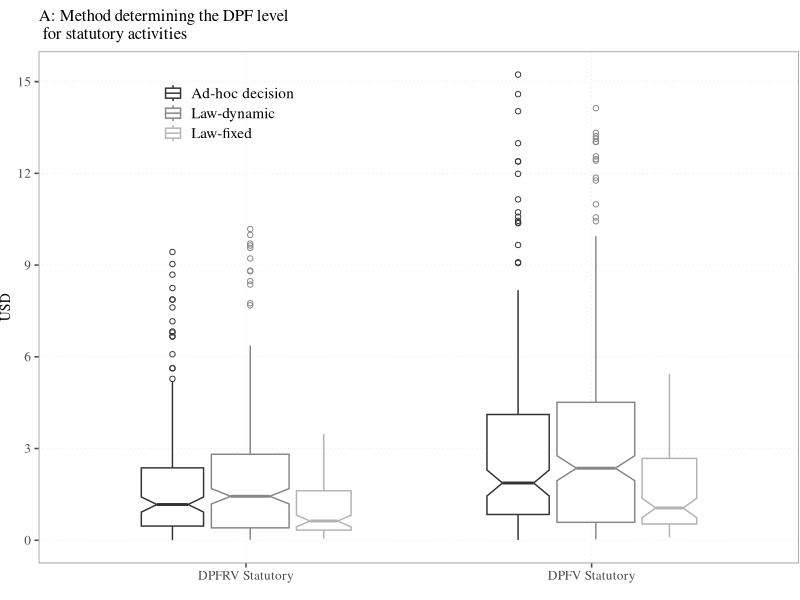
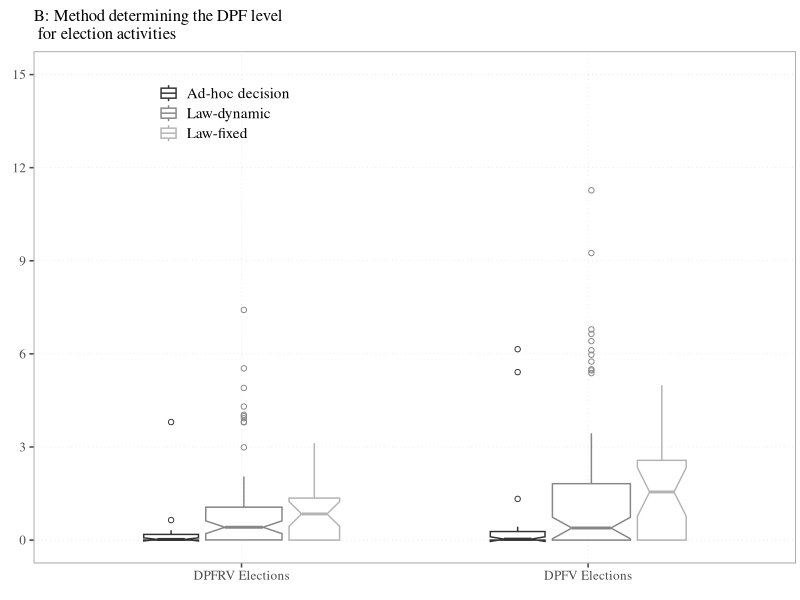
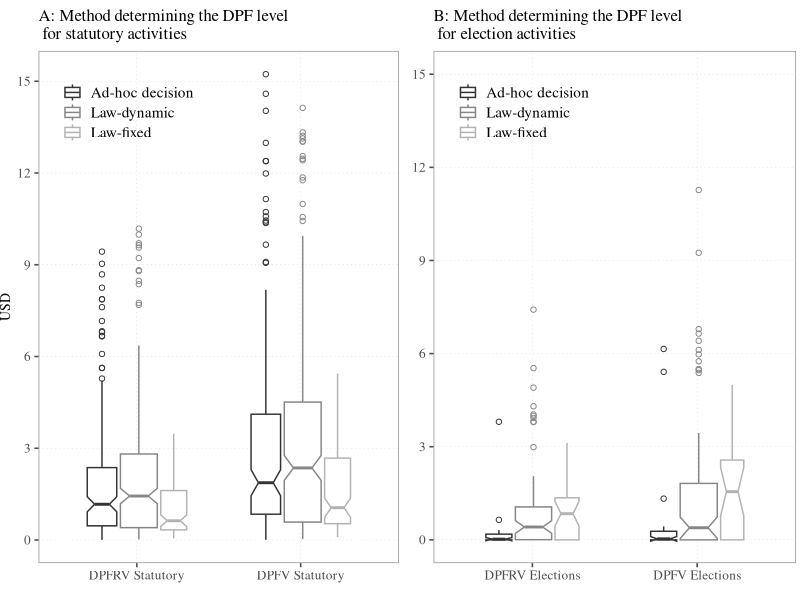
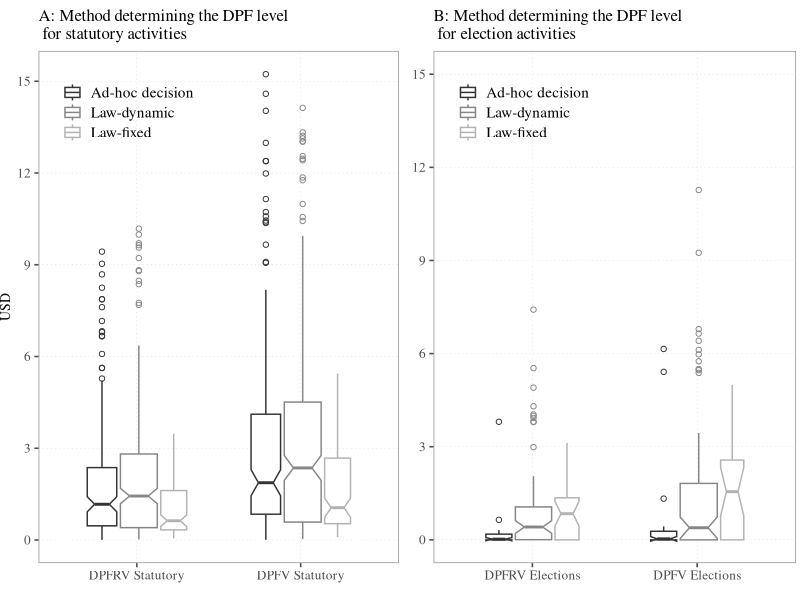
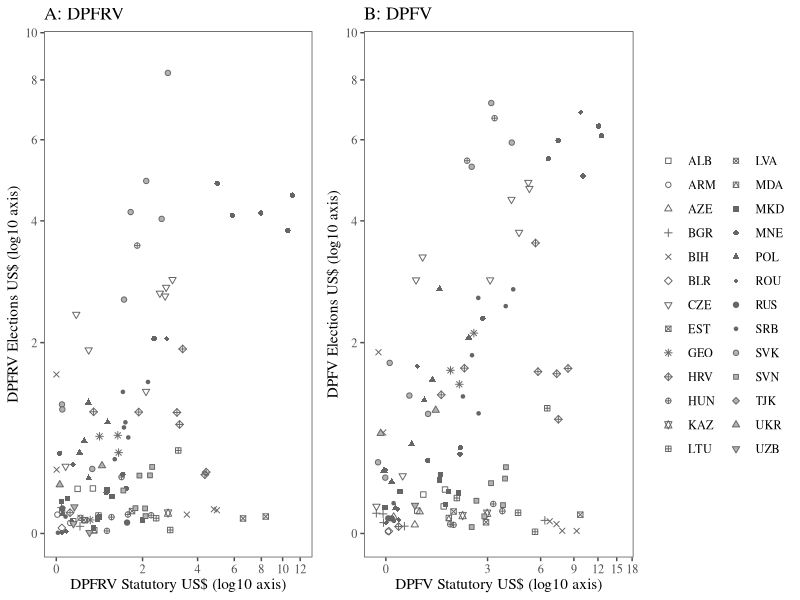
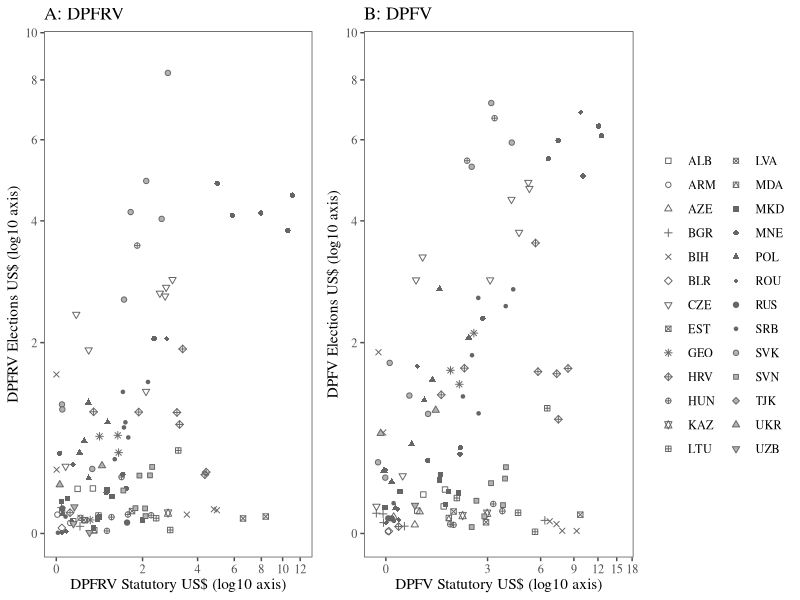
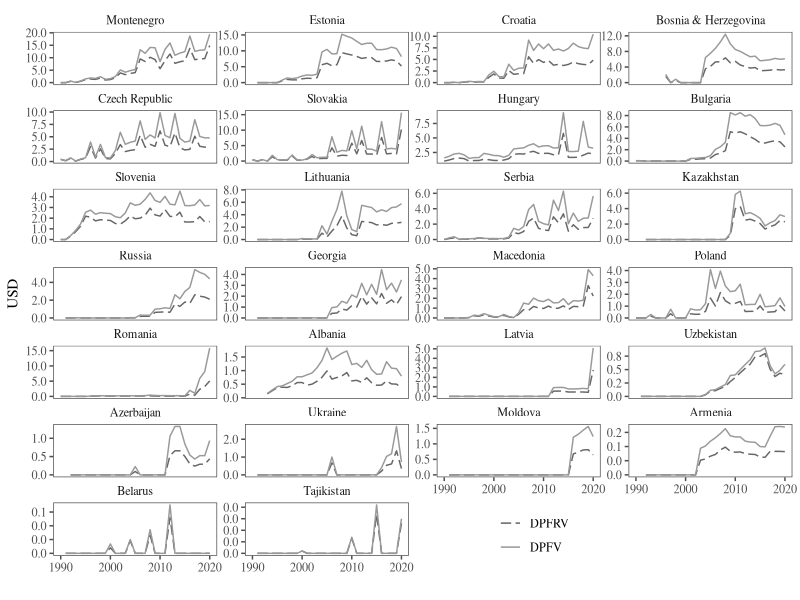
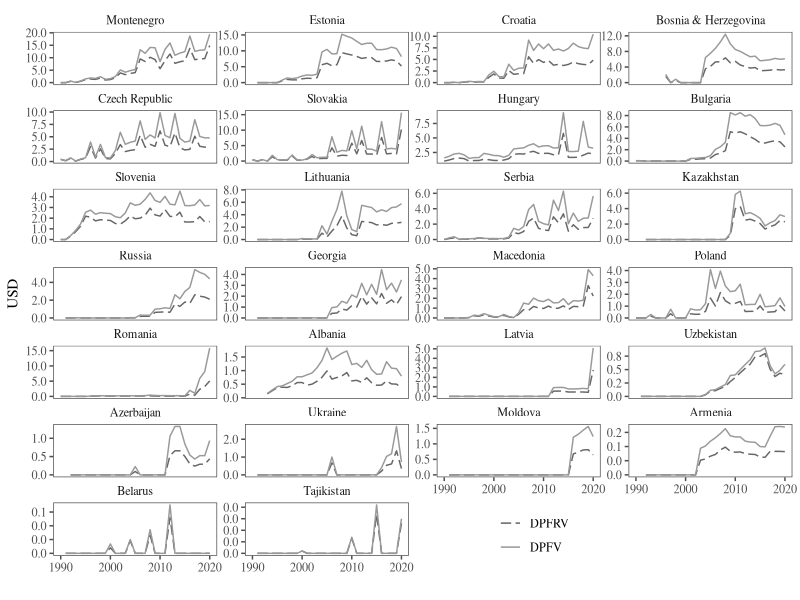

These figures' R source, in order: (Note: this script raises an error after producing the figures.)
########################################
########################################
########################################
#####R version 4.0.4 (2021-02-15)#######

setwd("Set your working directory") # Setting the working directory

# Download R packages 

library(tidyverse)# Version tidyverse_1.3.0
library(scales) # Version scales_1.1.1
library(ggthemes) # Version ggthemes_4.2.4
library(ggrepel) # Version ggrepel_0.9.1 
library(ggpubr) # Version ggpubr_0.4.0
library(svglite) # Version svglite_2.0.0
library(cowplot) # Version cowplot_1.1.1  

####################################
### Import the dataset from the working directory 

dpf_dataset <- read_csv("dpf_dataset.csv")

####################################
### Custom theme used in some figures

custom_theme <- theme_few(base_size = 12, base_family = "serif") +
  theme(panel.border = element_rect(color = "gray60"),
        panel.grid.major = element_line(color = "grey70", size= 0.1, linetype = 3))

###################################
###################################

### Figure 1 - The level of DPF across post-communist regimes by the method setting the amount of and funding type for DPFRV and DPFV 1990-2020

### Data manipulation for Figure 1

figure_1_data <- dpf_dataset %>%
  select(country_id, year, method_amount_st, method_amount_el, contains(c("dpfrv", "dpfv"))) %>%
  pivot_longer(-c(country_id, year, method_amount_st, method_amount_el), names_to = "dpf_type", values_to = "dpf_amount") %>%
  mutate(dpf_type = factor(dpf_type, levels = c("dpfrv_stat_usd", "dpfv_stat_usd", "dpfrv_elect_usd", "dpfv_elect_usd", "dpfrv_total", "dpfv_total"), labels = c("DPFRV Statutory", "DPFV Statutory", "DPFRV Elections", "DPFV Elections", "DPFRV Total", "DPFV Total"))) 

### Figure 1 - Left-hand panel: Distribution of DPF by method for party statutory activities

figure_1_A <- figure_1_data %>%
  filter(dpf_type %in% c("DPFRV Statutory", "DPFV Statutory")) %>%
  drop_na(method_amount_st) %>%
  ggplot(aes(x = dpf_type, y = dpf_amount, colour = method_amount_st)) +
  geom_boxplot(varwidth = TRUE, notch = TRUE, outlier.shape = 1) +
  scale_y_continuous(breaks = seq(0,15,3))+
  scale_color_grey("", start = 0.2, end = 0.7) +
  guides(colour = guide_legend("", ncol = 1)) +
  custom_theme +
  theme(title = element_text(size = 10),
        legend.position = c(0.25, 0.9),
        legend.text = element_text(size = 11),
        legend.background = element_blank(),
        legend.key.size = unit(1, 'lines'),
        plot.margin = unit(c(0.5, 0.05, 0, 0), "lines")) +
  labs(title = "A: Method determining the DPF level \n for statutory activities",x = "", y = "USD")
figure_1_A
### Figure 1 - Right-hand panel: Distribution of DPF by method for election activities

figure_1_B <- figure_1_data %>%
  filter(dpf_type %in% c("DPFRV Elections", "DPFV Elections")) %>%
  drop_na(method_amount_st) %>%
  ggplot(aes(x = dpf_type, y = dpf_amount, colour = method_amount_st)) +
  geom_boxplot(varwidth = TRUE, notch = TRUE, outlier.shape = 1) +
  scale_y_continuous(breaks = seq(0,15,3), limits = c(0, 15)) +
  scale_color_grey("", start = 0.2, end = 0.7) +
  guides(colour = guide_legend("", ncol = 1)) +
  custom_theme +
  theme(title = element_text(size = 10),
        legend.position = c(0.25, 0.9),
        legend.text = element_text(size = 11),
        legend.background = element_blank(),
        legend.key.size = unit(1, 'lines'),
        plot.margin = unit(c(0.5, 0.2, 0, -0.25), "lines")) +
  labs(title = "B: Method determining the DPF level \n for election activities", x = "", y = "")
figure_1_B
### Combine the left-hand and the right-hand panels of Figure 1
plot_grid(figure_1_A, figure_1_B)

### Export Figure 1
ggsave("figure_1.svg",width=7, height=4, units = "in")
dev.off()


######################################
######################################

### Figure 2. Relationship between the level of DPF for party statutory and election financing 

### Figure 2 - Left-hand panel: Scatterplot of DPFRV for party statutory and election financing

figure_2_A <- dpf_dataset %>%
  filter(dpfrv_total >0) %>%
  ggplot(aes(x = dpfrv_stat_usd, 
             y = dpfrv_elect_usd, 
             shape = country_id)) +
  geom_jitter(width = 0.05, height = 0.05, color = "gray40", fill = "gray70") +
  scale_shape_manual("", values = c(0:25, 35)) +
  scale_x_continuous(n.breaks = 7, trans=pseudo_log_trans(base = 10), limits = c(0,12)) +
  scale_y_continuous(n.breaks = 7, trans=pseudo_log_trans(base = 10), limits = c(0,9)) +
  theme_few(base_size = 11, 
            base_family = "serif") +
  theme(legend.position = "none") +
  labs(title = "A: DPFRV", x = "DPFRV Statutory US$ (log10 axis)", y = "DPFRV Elections US$ (log10 axis)")

### Figure 2 - Right-hand panel: Scatterplot of DPFV for party statutory and election financing

figure_2_B <- dpf_dataset %>%
  filter(dpfrv_total >0) %>%
  ggplot(aes(x = dpfv_stat_usd, 
             y = dpfv_elect_usd, 
             shape = country_id)) +
  geom_jitter(width = 0.05, height = 0.05, color = "gray40", fill = "gray70") +
  scale_shape_manual("", values = c(0:25, 35)) +
  scale_x_continuous(n.breaks = 7, trans=pseudo_log_trans(base = 10)) +
  scale_y_continuous(n.breaks = 7, trans=pseudo_log_trans(base = 10), limits = c(0,9)) +
  theme_few(base_size = 11, 
            base_family = "serif") +
  labs(title = "B: DPFV", x = "DPFV Statutory US$ (log10 axis)", y = "DPFV Elections US$ (log10 axis)")

### Combining the left-hand and the right-hand panels of Figure 2
plot_grid(figure_2_A, figure_2_B, rel_widths = c(1, 1.5))

### Export figure 2
ggsave("figure_2.svg",width=8, height=3.5, units = "in")
dev.off()  

####################################
####################################

### Figure 3 - Variation over time in the level of DPF by country and type 1990-2020

### Data manipulation for figure 3 

figure_3_data <- dpf_dataset %>%
  select(country_name:elections_date, dpfrv_total, dpfv_total) %>%
  pivot_longer(-c(1:4), names_to = "dpf_type", values_to = "amount") %>%
  mutate(dpf_type = factor(dpf_type, 
                           levels = c("dpfrv_total", "dpfv_total"), 
                           labels = c("DPFRV", "DPFV"))) %>%
  group_by(country_name) %>%
  mutate(dpf_country = sum(amount, na.rm = TRUE)) %>%
  filter(country_id != "KGZ")

### Plot figure 3

ggplot(figure_3_data) +
  geom_line(aes(x = year, y = amount, linetype = dpf_type,
                color = dpf_type)) +
  scale_y_continuous(labels = number_format(accuracy = 0.1)) +
  scale_linetype_manual("", values = c(5,1)) +
  scale_color_manual("", values = c("gray40", "gray60"), labels = c("DPFRV", "DPFV")) +
  facet_wrap(~fct_rev(fct_reorder(country_name, dpf_country)), ncol = 4, scales = "free_y") +
  theme_few(base_size = 11, base_family = "serif")+
  theme(legend.position = c(0.65,0.06),
        legend.background = element_blank(),
        panel.spacing.x = unit(0,"lines"),
        panel.spacing.y = unit(0.05,"lines"))+ 
  labs(x = "", y = "USD")

### Export Figure 3
ggsave("figure_3.svg",width=7, height=8, units = "in")
dev.off()  

####################################
####################################

### Figure 4 - Cross-national and within-country variation in access rules to DPF for party statutory and election financing

### Data manipulation for Figure 4: statutory funding

figure_4_data <- dpf_dataset %>%
  select(country_id, year, elections_date, access_statutory, access_elections) %>%
  pivot_longer(-c(country_id, year, elections_date), names_to = "type_access", values_to = "threshold_access") %>%
  mutate(type_access = factor(type_access, labels = c("Election financing", "Statutory financing"))) %>%
  group_by(country_id, type_access) %>%
  mutate(n = sum(threshold_access, na.rm = TRUE)) 

### Text labels for the figure_4_data on the access requirements to party statutory funding
access_labels <- figure_4_data %>%
  filter(type_access =="Statutory financing") %>%
  group_by(country_id, threshold_access) %>%
  filter(year == min(year)) %>%
  distinct(country_id, year) %>%
  drop_na(threshold_access)

### Figure 4 - Left-hand panel: Eligibility threshold for party statutory funding 

figure_4_A <- figure_4_data %>%
  filter(type_access =="Statutory financing" & !is.na(threshold_access)) %>%
  ggplot(aes(x = year, y = fct_rev(country_id), fill = threshold_access)) +
  geom_raster() +
  scale_fill_gradient(low = "gray95", high = "gray60", breaks = c(0, 1, 2, 2.5,3, 3.6, 4, 5, 7)) +
  geom_text(data = access_labels, aes(x = year, y = country_id, label = threshold_access), size = 3, nudge_x = .25, family = "serif") +
  scale_x_continuous(breaks = seq(1990, 2020, 2)) +
  theme_few(base_family = "serif", base_size = 12) +
  theme(legend.position = "none",
        plot.title = element_text(size = 12),
        axis.text.x = element_text(angle = 90, vjust = 0.5)) +
  labs(title = "A: Statutory financing", x="", y="")
figure_4_A


### Data manipulation for Figure 4: election funding

figure_4_data_elections <- figure_4_data %>%
  filter(type_access =="Election financing") %>%
  drop_na(elections_date) %>%
  group_by(country_id) %>%
  mutate(n_elections = row_number(),
         n_elections2 = factor(n_elections, levels = c(1:12), labels = c("first", "second","third", "fourth","fifth","sixth","seventh", "eighth", "ninth", "tenth", "eleventh", "twelvth"))) %>%
  ungroup() %>%
  drop_na(threshold_access) %>%
  filter(threshold_access < 50)

### Text labels for the figure_4_data on the access to elections funding

access_label_elections <- figure_4_data_elections %>%
  group_by(country_id, threshold_access) %>%
  filter(n_elections == min(n_elections)) %>%
  distinct(country_id, n_elections) 

### Figure 4 - Right-hand panel: Eligibility threshold for election funding

figure_4_B <- figure_4_data_elections %>%
  ggplot(aes(x = n_elections2, y = fct_rev(country_id), fill = threshold_access)) +
  geom_raster() +
  scale_fill_gradient(low = "gray96", high = "gray60", breaks = c(0, 0.5, 0.7, 1.5, 2, 2.5, 3, 3.6, 4, 5, 6)) +
  geom_text(data = access_label_elections, aes(x = n_elections, label = threshold_access), size = 3, nudge_x = 0, family = "serif") +
  theme_few(base_family = "serif", base_size = 12) +
  theme(legend.position = "none",
        plot.title = element_text(size = 12),
        axis.text.x = element_text(angle = 90, hjust = 0, vjust = 0.5)) +
  labs(title = "B: Election financing", x="", y="")
figure_4_B

### Combine left-hand and right-hand panels
plot_grid(figure_4_A, figure_4_B)

### Export Figure 4
ggsave("figure_4.svg",width=7, height=4, units = "in")
dev.off() 

###################################
###################################

# Figure 5 - Variation over time in the allocation rules for DPF for party statutory and election financing 1990-2020

### Data manipulation for the figure 5 

figure_5_data <- dpf_dataset %>%
  select(country_id, year, elections_date, distrib_statutory, distrib_elections) %>%
  pivot_longer(-c(country_id, year, elections_date), names_to = "type_allocation", values_to = "concentr_allocation") %>%
  mutate(type_allocation = factor(type_allocation, labels = c("Election financing", "Statutory financing"))) %>%
  group_by(country_id, type_allocation) %>%
  mutate(n = sum(concentr_allocation, na.rm = TRUE))
 
### Text labels for the figure_5_data on the allocation rules for party statutory funding

allocation_labels <- figure_5_data %>%
  filter(type_allocation =="Statutory financing") %>%
  group_by(country_id, concentr_allocation) %>%
  filter(year == min(year)) %>%
  distinct(country_id, year) %>%
  drop_na(concentr_allocation)

### Figure 5 - Left-hand panel: Allocation rules of DPF for party statutory funding

figure_5_A <- figure_5_data %>%
  filter(type_allocation =="Statutory financing" & !is.na(concentr_allocation)) %>%
  ggplot(aes(x = year, y = fct_rev(country_id), fill = concentr_allocation)) +
  geom_raster() +
  scale_fill_gradient(low = "gray60", high = "gray95", breaks = c(0.5, 0.6, 0.66, 0.7,0.75, 0.8, 0.85, 0.9, 1)) +
  geom_text(data = allocation_labels, aes(x = year, y = country_id, label = concentr_allocation), size = 3, nudge_x = .5, family = "serif") +
  scale_x_continuous(breaks = seq(1990, 2020, 2)) +
  theme_few(base_family = "serif", base_size = 12) +
  theme(legend.position = "none",
        plot.title = element_text(size = 12),
        axis.text.x = element_text(angle = 90, vjust = 0.5)) +
  labs(title = "A: Statutory financing", x="", y="")
figure_5_A

### Data manipulation for Figure 5 on allocation rules for election funding

figure_5_data_elections <- figure_5_data %>% 
  filter(type_allocation == "Election financing") %>%
  drop_na(elections_date) %>%
  group_by(country_id) %>%
  mutate(n_elections = row_number(),
         n_elections2 = factor(n_elections, levels = c(1:12), labels = c("first", "second","third", "fourth","fifth","sixth","seventh", "eighth", "ninth", "tenth", "eleventh", "twelvth"))) %>%
  ungroup() %>%
  drop_na(concentr_allocation)

### Text labels for the figure_5_data on the allocation rules for election financing

allocation_labels_elections <- figure_5_data_elections %>%
  group_by(country_id, concentr_allocation) %>%
  filter(n_elections == min(n_elections)) %>%
  distinct(country_id, n_elections) 

### Figure 5 - Right-hand panel: Allocation rules of DPF for election funding

figure_5_B <- figure_5_data_elections %>%
  ggplot(aes(x = n_elections2, y = fct_rev(country_id), fill = concentr_allocation)) +
  geom_raster() +
  scale_fill_gradient(name = "DF", low = "gray60", high = "gray95", breaks = c(0, 0.33, 0.5, 0.6, 0.67, 0.7, 0.8, 1)) +
  geom_text(data = allocation_labels_elections, aes(x = n_elections, label = concentr_allocation), size = 3, nudge_x = 0, family = "serif") +
  theme_few(base_family = "serif", base_size = 12) +
  theme(legend.position = "none",
        plot.title = element_text(size = 12),
        axis.text.x = element_text(angle = 90, hjust = 0, vjust = 0.5)) +
  labs(title = "B: Election financing", x="", y="")
figure_5_B

### Combine left-hand and right-hand panels
plot_grid(figure_5_A, figure_5_B)

### Export figure 5
ggsave("figure_5.svg",width=7, height=4, units = "in")
dev.off() 

###################################
###################################

### Figure 6.A - Relationship between the expert scores of the significance of DPF and the DPFV

set.seed(224)

expert_amount <- dpf_dataset %>% 
  ggplot(aes(x = dpfv_total, y = v2elpubfin)) +
  geom_jitter(width = 0.5, height = 0.25, size = 2, shape = 1, alpha = 0.5, color = "gray30") +
  scale_x_continuous(breaks = seq(0,15,3), limits = c(0,15)) +
  scale_y_continuous(breaks = seq(-2.5,3.5,1.5), limits = c(-2.5, 3.5)) +
  custom_theme +
  theme(plot.title = element_text(size = 12)) +
  labs(title = "A: Expert scores vs. real DPFV", y = "Low / Significance of DPF / High", x = "DPF per vote US$")
expert_amount
### Figure 6.B - Relationship between the expert scores of equitable access and pay-out threshold

expert_access <- dpf_dataset %>%
  mutate(labels_access_el = str_c(country_id, year, sep = "-")) %>% ### Create country-year labels
  filter(access_elections < 10) %>%
  ggplot(aes(x = access_elections, y = subsidies_eip)) +
  geom_point(color = "gray30", shape = 1, size = 2) +
  #geom_smooth() +
  geom_text_repel(aes(label = labels_access_el), size = 3, family = "serif") +
  scale_x_continuous(breaks = seq(0,6,1)) +
  #scale_y_continuous(breaks = seq(-2.5,3.5,1.5), limits = c(-2.5, 3.5)) +
  custom_theme +
  theme(plot.title = element_text(size = 12)) +
  labs(title = "B: Expert scores vs. legal access threshold", y = "Disagree / Equitable access to DPF / Agree", x = "Access to DPF / % of votes/seats")
expert_access

# Combine 6.A and 6.B
plot_grid(expert_amount, expert_access)
# Export Figure 6
ggsave("figure_6.svg",width=8, height=4, units = "in")
dev.off()

#################################
#################################

### Given the fact that data used to draw Figure 7 is not my data and is not in open access but this article and associated data will be available for free, I provide here only the code for the figures without data. For those who are interested in data shown in Figure 7, I will provide it by request

### Figure 7 - Relationship between the level of DPF per voter and the share of DPF in the structure of party income 

### Data import 

### dpfrv_dependence <- read_csv("dpf_dependence.csv")

### Formula for including regression model on the plot
xy_formula <- y ~ x

### Figure 7 - Left-hand panel: Bivariate relationship between DPFRV vs. state dependence rate, raw data

figure_7_A <- dpfrv_dependence %>%
  ggplot(aes(x = dpf_voter, dpf_percent)) +
  geom_point(aes(shape = author, color = author)) +
  stat_smooth(method = "lm", color = "grey50", fill = "gray80", formula = xy_formula, se = TRUE) +
  geom_text_repel(aes(label = country_id), family = "serif", size = 3, max.overlaps = 20, segment.color = "grey50", segment.size = 0.1) +
  scale_color_grey("", start = 0.1, end = 0.5) +
  scale_shape_manual("", values = c(1, 5, 6)) +
  scale_x_continuous(breaks = seq(0,20,3)) +
  stat_regline_equation(
    aes(label =  paste(..eq.label.., ..adj.rr.label.., sep = "~")), label.x = 0.5, label.y = 110, family = "serif", formula = xy_formula
  ) +
  stat_cor(method = "pearson", label.x = 0.5, label.y = 104, family = "serif") +
  custom_theme +
  theme(legend.position = c(0.75, 0.15),
        title = element_text(size = 11),
        legend.key = element_blank(),
        legend.title = element_blank(),
        legend.background = element_blank()) +
  labs(title = "A: DPFRV vs % DPF in party income", x = "DPF per voter", y = "% DPF in party income")
figure_7_A

### Figure 7 - Right-hand panel: Bivariate relationship between DPFRV vs. state dependence rate, transformed data

figure_7_B <- dpfrv_dependence %>%
  ggplot(aes(x = dpf_voter, dpf_percent)) +
  geom_point(aes(shape = author, color = author)) +
  stat_smooth(method = "lm", color = "grey50", fill = "gray80", formula = xy_formula, se = TRUE) +
  geom_text_repel(aes(label = country_id), family = "serif", size = 3, max.overlaps = 20, segment.color = "grey50", segment.size = 0.1) +
  scale_color_grey("", start = 0.1, end = 0.5) +
  scale_shape_manual("", values = c(1, 5, 6)) +
  scale_x_log10(breaks = c(0,1,2,5,10, 20)) +
  stat_regline_equation(
    aes(label =  paste(..eq.label.., ..adj.rr.label.., sep = "~")), label.x = -1.1, label.y = 95, family = "serif", formula = xy_formula
  ) +
  stat_cor(method = "pearson", label.x = -1.1, label.y = 89, family = "serif") +
  custom_theme +
  theme(legend.position = c(0.75, 0.15),
        title = element_text(size = 11),
        legend.key = element_blank(),
        legend.title = element_blank(),
        legend.background = element_blank()) +
  labs(title = "B: DPFRV (log10) vs % DPF in party income",x = "DPF per voter (log10 axis)", y = "")
figure_7_B

### Combine left-hand and right-hand panels
plot_grid(figure_7_A, figure_7_B)

ggsave("figure_7.svg", width=9 , height=4.5, units = "in")
dev.off()

####################################
####################################
